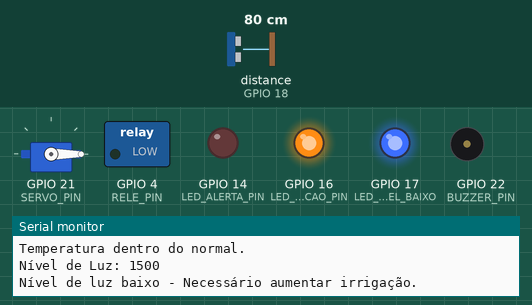
Recording of a sketch running on a simulated ESP32. Shown: servo, switched loads named in the sketch (green lamp = pin HIGH), output pins drawn as LEDs (lit = HIGH), buzzer (waves = sounding), the last lines printed to the serial monitor. Wiring (from diagram.json): ultrasonic range finder: trigger GPIO 5; echo GPIO 18. The inputs (shaded band) are chosen by the test bench; at power-on: distance to the obstacle (sensor on GPIO 18) 80 cm. The echo pulse lasts 58.3 µs per cm; pins used as bus, display or sensor lines are not drawn.

Above: at 0.1 s.
At 11.7 s:
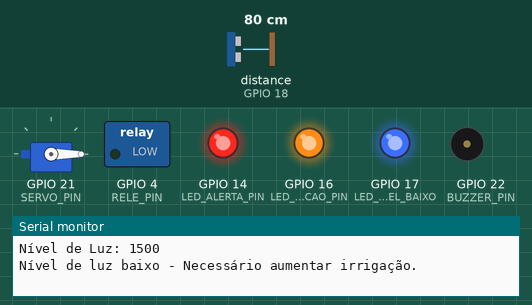
At 13.7 s:
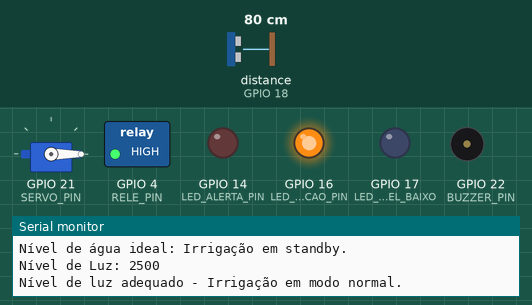
At 15.7 s:
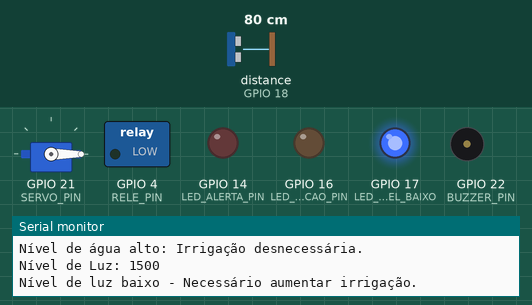
At 25.3 s:
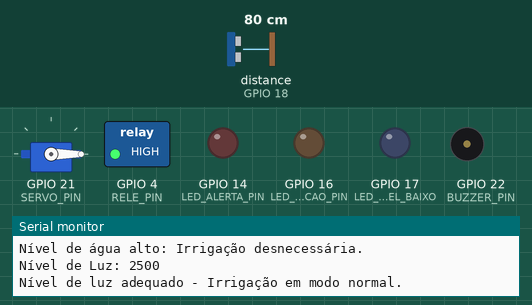
At 36.9 s:
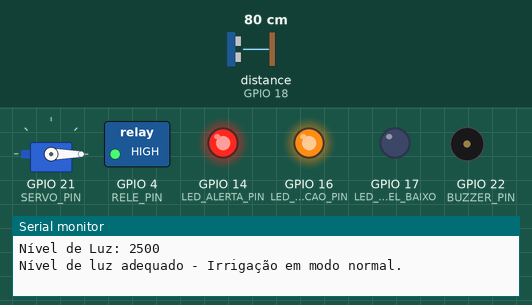
Timing chart, 0 to 40.0 s (numbered marks = the images above):
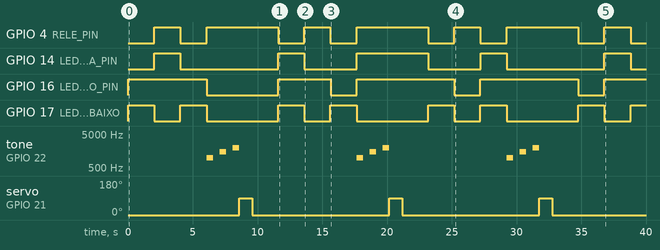

Measured:
- by itself, GPIO 4 (RELE_PIN): repeats every 11.6 s: LOW 2.0 s, HIGH 5.5 s, LOW 2.0 s, HIGH 2.0 s
- by itself, GPIO 14 (LED_ALERTA_PIN): LOW → HIGH at 2.0 s, → LOW 2.0 s later, → HIGH 7.5 s later, → LOW 2.0 s later, … (10 changes in this stretch)
- by itself, GPIO 16 (LED_IRRIGACAO_PIN): LOW → HIGH at 0.01 s, → LOW 6.1 s later, → HIGH 5.5 s later, → LOW 4.1 s later, … (9 changes in this stretch)
- by itself, GPIO 17 (LED_NIVEL_BAIXO): repeats every 11.6 s: LOW 2.0 s, HIGH 2.0 s, LOW 5.5 s, HIGH 2.0 s
- by itself, servo on GPIO 21 (SERVO_PIN): alternates 90° for 1.0 s and 0° for 10.6 s
- by itself, tone on GPIO 22 (BUZZER_PIN): repeats every 11.6 s: silent 0.50 s, 1500 Hz 0.50 s, silent 0.50 s, 2000 Hz 0.50 s, silent 9.1 s, 1000 Hz 0.50 s

The sketch:

sketch.ino
```cpp
#include <DHT.h>
#include <ESP32Servo.h>  // Biblioteca específica para o ESP32

// Definições para o DHT22
#define DHTPIN 15            // Pino do sensor DHT22
#define DHTTYPE DHT22        // Tipo de sensor (DHT22)
DHT dht(DHTPIN, DHTTYPE);

// Definições para o HC-SR04
#define TRIGGER_PIN 5        // Pino TRIG do sensor ultrassônico
#define ECHO_PIN 18          // Pino ECHO do sensor ultrassônico
#define LED_ALERTA_PIN 14    // Pino do LED de alerta de nível de água
#define LED_IRRIGACAO_PIN 16 // Pino do LED de irrigação (laranja)
#define LED_NIVEL_BAIXO 17   // Pino do LED azul para nível baixo de água

// Definição para o Relé
#define RELE_PIN 4           // Pino de controle do relé

// Definições para o PIR e componentes associados
#define PIR_PIN 23           // Pino de saída do sensor PIR
#define BUZZER_PIN 22        // Pino do buzzer
#define SERVO_PIN 21         // Pino de controle do servomotor

// Definição para o Sensor LDR
#define LDR_PIN 34           // Pino ADC conectado ao LDR
int limiteLuz = 2000;        // Limite de luz para ajuste de irrigação
bool simularLuzBaixa = true; // Variável para alternar simulação de luz

// Objetos e variáveis
Servo meuServo;               // Objeto para controlar o servomotor
bool simularUmidadeAlta = false;  // Simulação de umidade alta e baixa
bool simularTemperaturaAlta = false; // Simulação de temperatura alta e baixa
int simulacaoNivel = 0;       // Alterna entre os níveis de água
unsigned long ultimaLeitura = 0;    // Tempo da última leitura do HC-SR04
unsigned long tempoUltimaSimulacao = 0; // Tempo da última simulação de movimento
const unsigned long intervaloSimulacao = 5000; // Intervalo para simulação de movimento
bool simularMovimento = false; // Variável para simulação de movimento

void setup() {
  Serial.begin(115200);        // Inicializa o Monitor Serial
  dht.begin();                 // Inicializa o sensor DHT22

  // Configuração dos pinos dos sensores e LEDs
  pinMode(LED_IRRIGACAO_PIN, OUTPUT);
  pinMode(LED_NIVEL_BAIXO, OUTPUT);
  pinMode(LED_ALERTA_PIN, OUTPUT);
  pinMode(RELE_PIN, OUTPUT);
  pinMode(TRIGGER_PIN, OUTPUT);
  pinMode(ECHO_PIN, INPUT);
  pinMode(PIR_PIN, INPUT);
  pinMode(BUZZER_PIN, OUTPUT);
  pinMode(LDR_PIN, INPUT);
  meuServo.attach(SERVO_PIN);  // Inicializa o servomotor
  meuServo.write(0);           // Servo começa na posição inicial

  Serial.println("Sistema pronto. Monitorando sensores...");
}

void loop() {
  // --- Sensor DHT22 ---
  float temperatura = simularTemperaturaAlta ? 35.0 : 24.0;  // Alterna entre temperaturas para simulação
  float umidade = simularUmidadeAlta ? 60.0 : 40.0;          // Alterna entre umidade para simulação

  Serial.printf("Temperatura: %.2f °C, Umidade: %.2f %%\n", temperatura, umidade);

  // Ativa o relé e o LED de irrigação caso a umidade esteja baixa
  if (umidade < 50.0) {
    Serial.println("Irrigação necessária - Relé e LED de Irrigação ativados");
    digitalWrite(RELE_PIN, LOW);             // Liga o relé
    digitalWrite(LED_IRRIGACAO_PIN, HIGH);   // Liga o LED de irrigação
    digitalWrite(LED_NIVEL_BAIXO, HIGH);     // Liga o LED azul para indicar nível baixo
  } else {
    Serial.println("Irrigação desnecessária - Relé e LED de Irrigação desativados");
    digitalWrite(RELE_PIN, HIGH);            // Desliga o relé
    digitalWrite(LED_IRRIGACAO_PIN, LOW);    // Desliga o LED de irrigação
    digitalWrite(LED_NIVEL_BAIXO, LOW);      // Desliga o LED azul
  }

  // Exibe alerta de temperatura alta
  if (temperatura > 30.0) {
    Serial.println("Alerta: Temperatura alta!");
  } else {
    Serial.println("Temperatura dentro do normal.");
  }

  // Alterna os valores de simulação
  simularUmidadeAlta = !simularUmidadeAlta;
  simularTemperaturaAlta = !simularTemperaturaAlta;

  // --- Sensor HC-SR04 ---
  if (millis() - ultimaLeitura >= 2000) {  // Executa a cada 2 segundos
    ultimaLeitura = millis();

    // Envia um pulso ultrassônico
    digitalWrite(TRIGGER_PIN, LOW);
    delayMicroseconds(2);
    digitalWrite(TRIGGER_PIN, HIGH);
    delayMicroseconds(10);
    digitalWrite(TRIGGER_PIN, LOW);
    long duration = pulseIn(ECHO_PIN, HIGH);
    float distanceReal = (duration * 0.0343) / 2;  // Calcula a distância real

    // Simulação de níveis de água
    float distance;
    if (simulacaoNivel == 0) distance = 5.0;
    else if (simulacaoNivel == 1) distance = 15.0;
    else distance = 25.0;
    simulacaoNivel = (simulacaoNivel + 1) % 3;

    Serial.printf("Distância real: %.2f cm | Distância simulada: %.2f cm\n", distanceReal, distance);

    // Verifica os níveis de água e aciona o LED de alerta e de irrigação
    if (distance < 10.0) {
      digitalWrite(LED_ALERTA_PIN, HIGH);  // Liga o LED de alerta
      digitalWrite(LED_IRRIGACAO_PIN, HIGH);  // Liga o LED de irrigação
      Serial.println("Alerta: Nível de água muito baixo! Necessário iniciar irrigação.");
    } else if (distance < 20.0) {
      digitalWrite(LED_ALERTA_PIN, LOW);   // Desliga o LED de alerta
      digitalWrite(LED_IRRIGACAO_PIN, HIGH);  // Liga o LED de irrigação em standby
      Serial.println("Nível de água ideal: Irrigação em standby.");
    } else {
      digitalWrite(LED_ALERTA_PIN, LOW);    // Desliga o LED de alerta
      digitalWrite(LED_IRRIGACAO_PIN, LOW); // Desliga o LED de irrigação
      Serial.println("Nível de água alto: Irrigação desnecessária.");
    }
  }

  // --- Simulação de Movimento ---
  if (millis() - tempoUltimaSimulacao >= intervaloSimulacao) { // Alterna a cada 5 segundos
    tempoUltimaSimulacao = millis();
    simularMovimento = !simularMovimento;  // Alterna simulação de movimento
  }

  // Ativa o buzzer e o servomotor em caso de movimento detectado
  if (simularMovimento) {
    Serial.println("Movimento detectado!");
    tone(BUZZER_PIN, 1000); delay(500); noTone(BUZZER_PIN); delay(500);
    tone(BUZZER_PIN, 1500); delay(500); noTone(BUZZER_PIN); delay(500);
    tone(BUZZER_PIN, 2000); delay(500); noTone(BUZZER_PIN);

    meuServo.write(90);    // Movimenta o servo para 90 graus
    delay(1000);
    meuServo.write(0);     // Retorna o servo para a posição inicial
  }

  // --- Sensor LDR ---
  int ldrValue = simularLuzBaixa ? 1500 : 2500;  // Alterna entre luz baixa e adequada
  simularLuzBaixa = !simularLuzBaixa;            // Alterna o valor de luz na próxima execução

  Serial.print("Nível de Luz: ");
  Serial.println(ldrValue);

  // Verifica o nível de luz e ajusta a necessidade de irrigação
  if (ldrValue < limiteLuz) {
    Serial.println("Nível de luz baixo - Necessário aumentar irrigação.");
  } else {
    Serial.println("Nível de luz adequado - Irrigação em modo normal.");
  }

  delay(2000);  // Aguarda 2 segundos antes da próxima leitura
}
```
